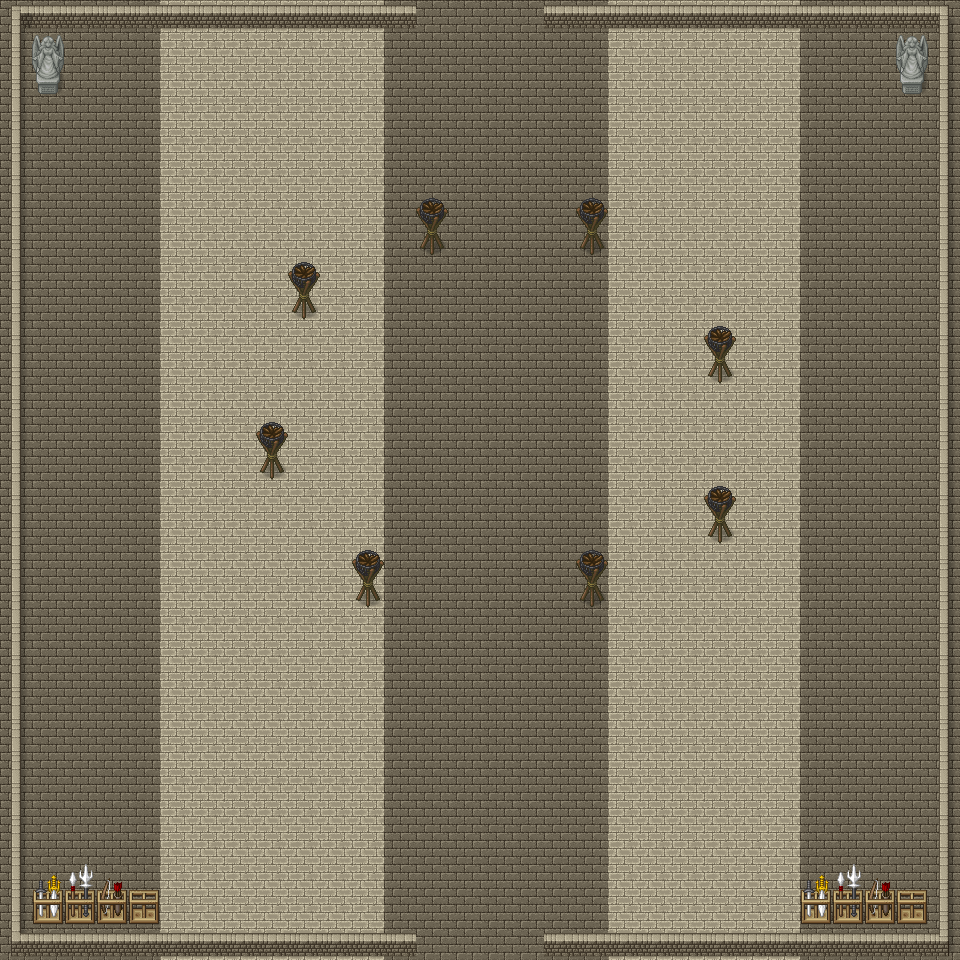

Tiled map render using the project's own tile images. Description and the map definition, with tile-layer contents summarised, below:
An orthogonal 30x30 tile map with 32x32 px tiles, 3 tile layers (Capa de patrones 3, Capa de patrones 1, Capa de patrones 2).

<map version="1.5" tiledversion="1.6.0" orientation="orthogonal" renderorder="right-down" width="30" height="30" tilewidth="32" tileheight="32" infinite="0" nextlayerid="4" nextobjectid="1">
 <tileset version="1.4" tiledversion="1.4.1" name="base" tilewidth="32" tileheight="32" tilecount="1064" columns="8">
<image source="base.png" width="256" height="4256" />
</tileset>
 <layer id="3" name="Capa de patrones 3" width="30" height="30">
  <data>[900 cells, 0 non-empty, 0 distinct tile ids]</data>
 </layer>
 <layer id="1" name="Capa de patrones 1" width="30" height="30">
  <data>[900 cells, 900 non-empty, 2 distinct tile ids]</data>
 </layer>
 <layer id="2" name="Capa de patrones 2" width="30" height="30">
  <data>[900 cells, 144 non-empty, 18 distinct tile ids]</data>
 </layer>
</map>
